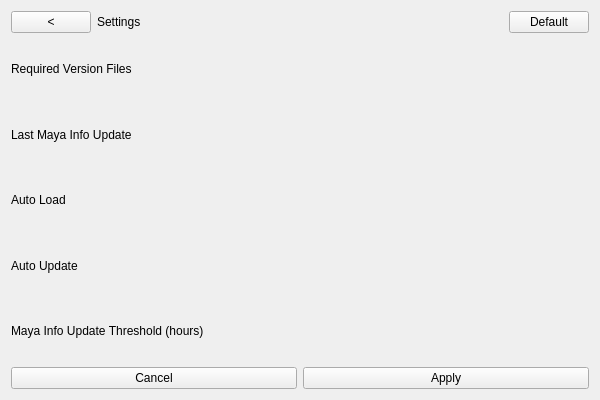
<?xml version="1.0" encoding="UTF-8"?>
<ui version="4.0">
 <class>GFUtilitiesBeltSettings</class>
 <widget class="QWidget" name="GFUtilitiesBeltSettings">
  <property name="geometry">
   <rect>
    <x>0</x>
    <y>0</y>
    <width>600</width>
    <height>400</height>
   </rect>
  </property>
  <property name="windowTitle">
   <string>Form</string>
  </property>
  <layout class="QVBoxLayout" name="verticalLayout">
   <item>
    <layout class="QHBoxLayout" name="menu">
     <item>
      <widget class="QPushButton" name="pushButton">
       <property name="sizePolicy">
        <sizepolicy hsizetype="Fixed" vsizetype="Fixed">
         <horstretch>0</horstretch>
         <verstretch>0</verstretch>
        </sizepolicy>
       </property>
       <property name="text">
        <string>&lt;</string>
       </property>
      </widget>
     </item>
     <item>
      <widget class="QLabel" name="label_6">
       <property name="text">
        <string>Settings</string>
       </property>
      </widget>
     </item>
     <item>
      <widget class="QPushButton" name="pushButton_2">
       <property name="sizePolicy">
        <sizepolicy hsizetype="Fixed" vsizetype="Fixed">
         <horstretch>0</horstretch>
         <verstretch>0</verstretch>
        </sizepolicy>
       </property>
       <property name="text">
        <string>Default</string>
       </property>
      </widget>
     </item>
    </layout>
   </item>
   <item>
    <layout class="QVBoxLayout" name="settings">
     <item>
      <widget class="QLabel" name="label_5">
       <property name="text">
        <string>Required Version Files</string>
       </property>
      </widget>
     </item>
     <item>
      <widget class="QLabel" name="label_4">
       <property name="text">
        <string>Last Maya Info Update</string>
       </property>
      </widget>
     </item>
     <item>
      <widget class="QLabel" name="label">
       <property name="text">
        <string>Auto Load</string>
       </property>
      </widget>
     </item>
     <item>
      <widget class="QLabel" name="label_2">
       <property name="text">
        <string>Auto Update</string>
       </property>
      </widget>
     </item>
     <item>
      <widget class="QLabel" name="label_3">
       <property name="text">
        <string>Maya Info Update Threshold (hours)</string>
       </property>
      </widget>
     </item>
    </layout>
   </item>
   <item>
    <layout class="QHBoxLayout" name="buttons">
     <item>
      <widget class="QPushButton" name="btnCancel">
       <property name="text">
        <string>Cancel</string>
       </property>
      </widget>
     </item>
     <item>
      <widget class="QPushButton" name="btnApply">
       <property name="text">
        <string>Apply</string>
       </property>
      </widget>
     </item>
    </layout>
   </item>
  </layout>
 </widget>
 <resources/>
 <connections/>
</ui>
